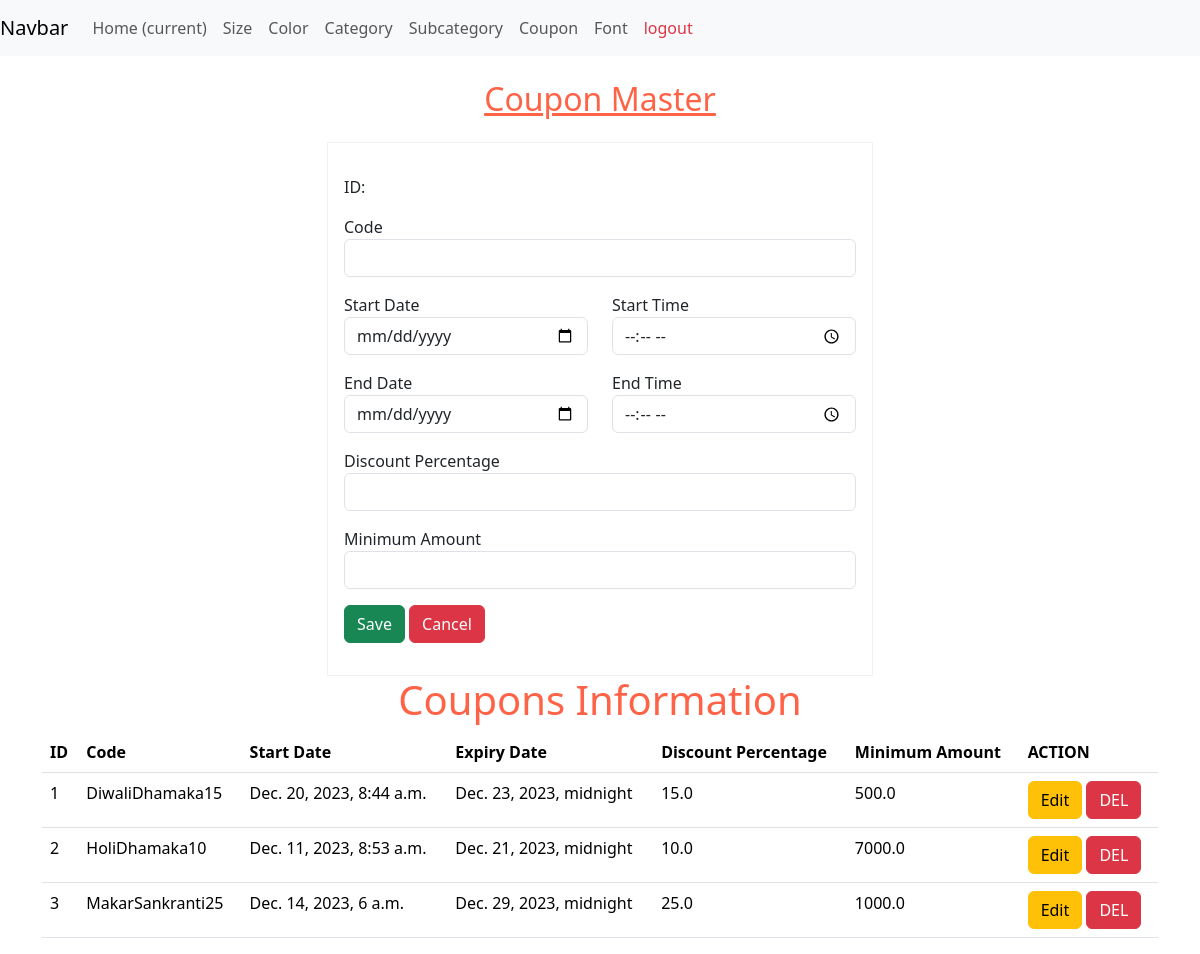
The app's page /coupon/ with its own data.
### custome_app/models.py (models this page shows, shortened)
class Coupon(models.Model):
    code = models.CharField(max_length=50, unique=True, blank=False, null=False)
    start_date = models.DateTimeField()
    expiry_date = models.DateTimeField()
    discount_percentage = models.FloatField(default=0)
    minimum_amount = models.FloatField(default=0)

### custome_app/views.py (the view, shortened to what this page needs)
# urls.py: path('coupon/', CouponView.as_view(), name='coupon_view_url'),
class CouponView(views.View):
    def get(self, request, pk=None):
        context = {}
        template_name = 'admin_function/coupon.html'
        coupons = Coupon.objects.all()
        context['coupons'] = coupons
        if pk:
            coupon = coupons.filter(id=pk)
            if str(request.path).endswith('/delete/'):
                context['del_coupon'] = coupon[0] if coupon.exists() else None
            else:
                context['coupon'] = coupon[0] if coupon.exists() else None
        return render(request, template_name, context)

### templates/admin_function/coupon.html (shortened to what this page needs)
{% extends 'custome_app/admin_hompage.html' %}
{% block main %}
<div class="container mt-4">
    <div class="row">
        <div class="col-12 mb-3">
            <h2 style="text-align: center; color:tomato"><u>Coupon Master</u></h2>
        </div>
    </div>
    <div class="row">
        <div class="col-3"></div>
        <div class="col-6 ">
            {% if del_coupon %}
                <form method="post" style="border: 1px solid rgb(230,230,230);">
                    {% csrf_token %}
                    <h3 style="color:red;"> Are you sure to delete this record?</h3>
                    <input type="hidden" value="{{ del_coupon.id}}" name="id">
                    <input type="submit" class="btn btn-danger" value="DELETE"/>
                    <a class="btn btn-info" href="{% url 'coupon_view_url' %}">CANCEL</a>
                </form>
            {% else %}
                <form method="post" class="p-3" style="border:1px solid rgb(240,240,240);">
                    <div class="mb-3 mt-3">
                        <label>ID: <b>{{coupon.id}}</b></label>
                    </div>
                    <div class="mb-3 mt-3">
                        <label>Code</label>
                        <input type="text" class="form-control" name="code" value="{{coupon.code}}" />
                    </div>
                    <div class="mb-3 mt-3">
                        <div class="row">
                            <div class="col-6">
                                <label>Start Date</label>
                                <input type="date" class="form-control" id="start_date" name="start_date" value="{{coupon.start_date|date:'Y-m-d'}}" />
                            </div>
                            <div class="col-6">
                                <label>Start Time</label>
                                <input type="time" class="form-control" id="start_time" name="start_time" value="{{coupon.start_date|time:'H:i'}}" />
                            </div>
                        </div>
                    </div>
                    <div class="mb-3 mt-3">
                        <div class="row">
                            <div class="col-6">
                                <label>End Date</label>
                                <input type="date" class="form-control" id="end_date" name="end_date" value="{{coupon.expiry_date|date:'Y-m-d' }}" />
                            </div>
                            <div class="col-6">
                                <label>End Time</label>
                                <input type="time" class="form-control" id="end_time" name="end_time" value="{{coupon.expiry_date|time:'H:i'}}" />
                            </div>
                        </div>
                    </div>
                    <div class="mb-3 mt-3">
                        <label>Discount Percentage</label>
                        <input type="text" class="form-control" name="discount_percentage" value="{{coupon.discount_percentage}}" />
                    </div>
                    <div class="mb-3 mt-3">
                        <label>Minimum Amount</label>
                        <input type="text" class="form-control" name="minimum_amount" value="{{coupon.minimum_amount}}" />
                    </div>
                    <div class="mb-3 mt-3">
                        <button type="submit" class="btn btn-success">Save</button>
                        <button type="reset" class="btn btn-danger">Cancel</button>
                    </div>
                </form>
            {% endif %}
        </div>
    </div>
    <div class="row">
        <div class="col-12">
            <h1 style="color:tomato; text-align:center;"> Coupons Information </h1>
            <table class="table table-stripped">
                <thead style="">
                    <tr>
                        <th>ID</th>
                        <th>Code</th>
                        <th>Start Date</th>
                        <th>Expiry Date</th>
                        <th>Discount Percentage</th>
                        <th>Minimum Amount</th>
                        <th colspan="2">ACTION</th>
                    </tr>
                </thead>
                <tbody>
                    {% for coupon in coupons %}
                    <tr>
                        <td>{{ forloop.counter }}</td>
                        <td>{{ coupon.code }}</td>
                        <td>{{ coupon.start_date }}</td>
                        <td>{{ coupon.expiry_date }}</td>
                        <td>{{ coupon.discount_percentage }}</td>
                        <td>{{ coupon.minimum_amount }}</td>
                        <td>
                            <a class="btn btn-warning" href="{% url 'coupon_view_edit_url' coupon.id %}">Edit</a>
                            <a class="btn btn-danger" href="{% url 'coupon_view_delete_url' coupon.id %}">DEL</a>
                        </td>
                    </tr>
                    {% endfor %}
                </tbody>
            </table>
        </div>
    </div>
</div>
{% endblock %}

### records on screen
Coupon: code "DiwaliDhamaka15", start_date "Dec. 20, 2023, 8:44 a.m.", expiry_date "Dec. 23, 2023, midnight", discount_percentage "15.0", minimum_amount "500.0"
Coupon: code "HoliDhamaka10", start_date "Dec. 11, 2023, 8:53 a.m.", expiry_date "Dec. 21, 2023, midnight", discount_percentage "10.0", minimum_amount "7000.0"
Coupon: code "MakarSankranti25", start_date "Dec. 14, 2023, 6 a.m.", expiry_date "Dec. 29, 2023, midnight", discount_percentage "25.0", minimum_amount "1000.0"
